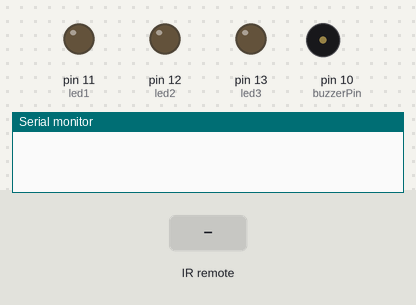
Bench run of a sketch on a simulated Arduino Uno, built with avr-gcc and run on an emulated ATmega328P. On the bench: output pins drawn as LEDs (lit = HIGH), buzzer (waves = sounding), the last lines printed to the serial monitor. Inputs (shaded band) come from the test bench.

Above: at 1.2 s.
1.3 s: infrared code 0xFFE817 received
At 1.7 s:
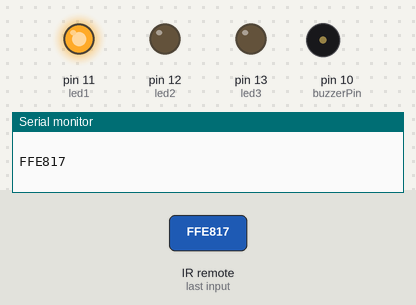
2.8 s: infrared code 0xFFC03F received
At 4.0 s:
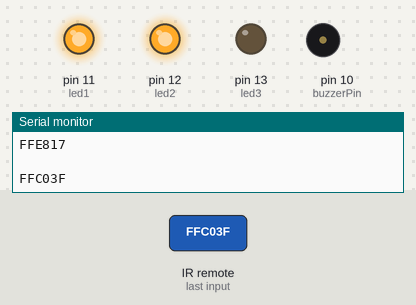
4.3 s: infrared code 0xFF40BF received
At 5.2 s:
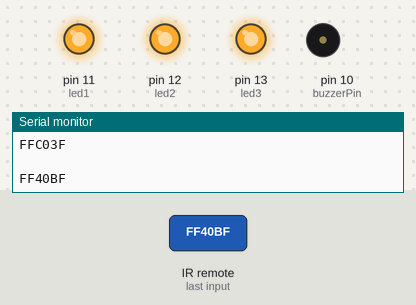
5.8 s: infrared code 0xFFE817 received
At 6.3 s:
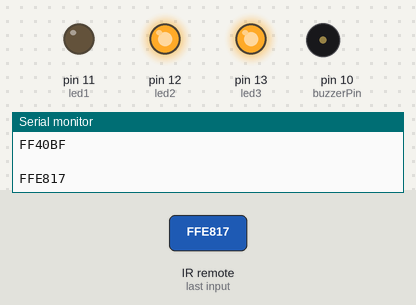
7.3 s: infrared code 0xFFC03F received
At 8.5 s:
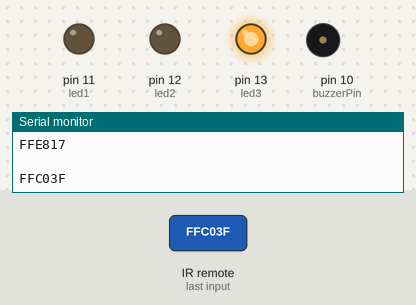
8.8 s: infrared code 0xFF40BF received
At 9.8 s:
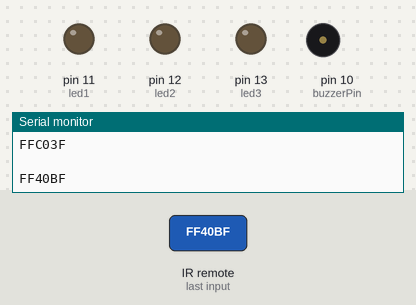
Timing chart, 0 to 11.3 s (numbered marks = the images above; inputs shaded):
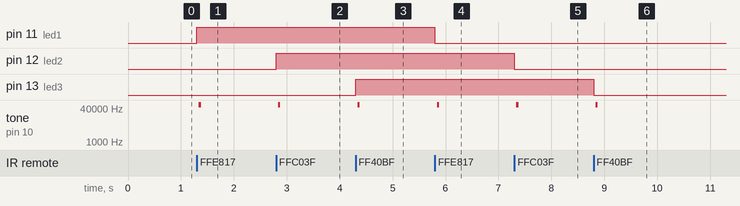

Measured:
- after the input at 1.3 s, pin 11 (led1): LOW → HIGH at once; tone on pin 10 (buzzerPin): silent → 57586 Hz at once, → silent 0.04 s later
- after the input at 2.8 s, pin 12 (led2): LOW → HIGH at once; tone on pin 10 (buzzerPin): silent → 57563 Hz at once, → silent 0.04 s later
- after the input at 4.3 s, pin 13 (led3): LOW → HIGH at once; tone on pin 10 (buzzerPin): silent → 57563 Hz at once, → silent 0.04 s later
- after the input at 5.8 s, pin 11 (led1): HIGH → LOW at once; tone on pin 10 (buzzerPin): silent → 57563 Hz at once, → silent 0.04 s later
- after the input at 7.3 s, pin 12 (led2): HIGH → LOW at once; tone on pin 10 (buzzerPin): silent → 57563 Hz at once, → silent 0.04 s later
- after the input at 8.8 s, pin 13 (led3): HIGH → LOW at once; tone on pin 10 (buzzerPin): silent → 57580 Hz at once, → silent 0.04 s later

The sketch:

Controle.ino
```cpp
  #include <IRremote.h>  //including infrared remote header file
int RECV_PIN = 7; // the pin where you connect the output pin of IR sensor


IRrecv irrecv(RECV_PIN);
decode_results results;


#define led1 11
#define led2 12
#define led3 13
#define buzzerPin 10


boolean cl1 = LOW;
boolean cl2 = LOW;
boolean cl3 = LOW;


void alarm() {
  for(int i=0;i<200;i++) {
    digitalWrite(buzzerPin,LOW);
    delay(0.9);//wait for 1ms
    digitalWrite(buzzerPin,HIGH);
    delay(0.9);//wait for 1ms
  }
}

void setup()
{

  pinMode(buzzerPin, OUTPUT);
  pinMode(led1, OUTPUT);
  pinMode(led2, OUTPUT);
  pinMode(led3, OUTPUT);
  Serial.begin(9600);
irrecv.enableIRIn();


}
void loop(){
if (irrecv.decode(&results))// Returns 0 if no data ready, 1 if data ready.
{
//4294967295


  Serial.println(" ");
 Serial.println(results.value, HEX); //prints the value a a button press

    switch(results.value){
      case 0xFFE817:
        cl1 = !cl1;
        digitalWrite(led1, cl1);
        alarm();
        delay(500);
        break;
      case 0xFFC03F:
        cl2 = !cl2;
        digitalWrite(led2, cl2);
        alarm();
        delay(500);
        break;
      case 0xFF40BF:
        cl3 = !cl3;
        digitalWrite(led3, cl3);
        alarm();
        delay(500);
        break;
      default:
        Serial.println("botao nao cadastrado");
        alarm();
        delay(500);
        alarm();
        delay(500);
    }


 irrecv.resume(); // Restart the ISR state machine and Receive the next value


}


}
```
